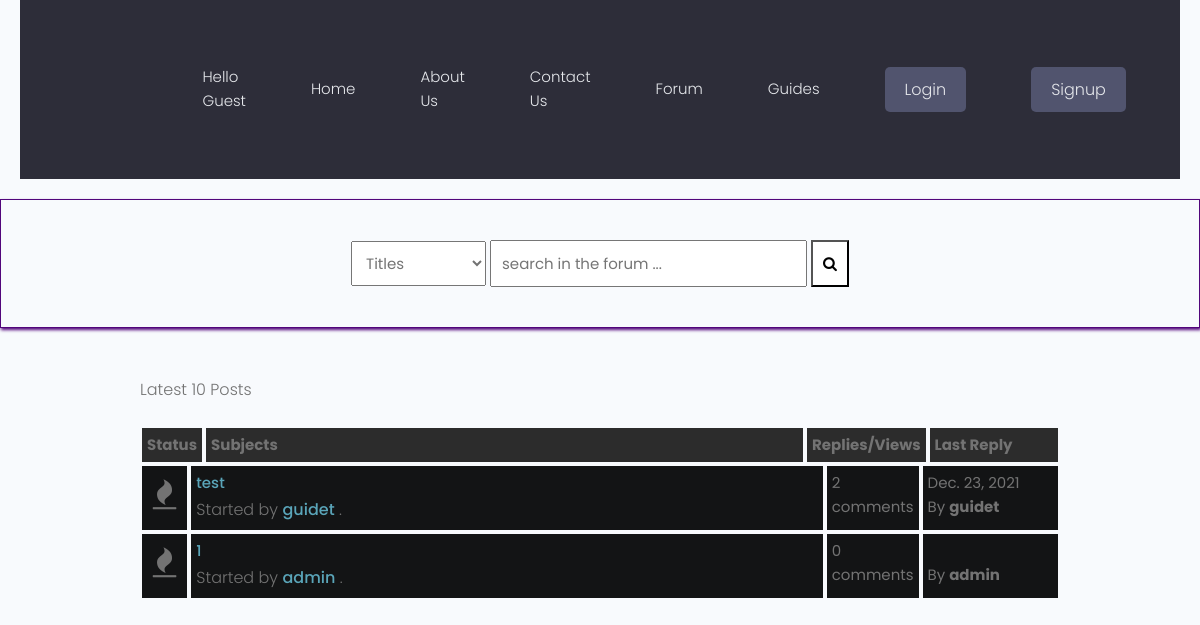
The page /forum/latest_posts on the database its author committed.
### forum/models.py (models this page shows, shortened)
class Post(models.Model):
    title = models.CharField(max_length=400,unique=True)
    slug = models.SlugField(max_length=400, unique=True, blank=True)
    user = models.ForeignKey(Author, on_delete=models.CASCADE) #frame key of the author
    content = HTMLField()
    categories = models.ForeignKey(Category, on_delete=models.SET_NULL, null=True)
    date = models.DateTimeField(auto_now_add=True)
    tags = TaggableManager() #imported from taggit.managers
    comments = models.ManyToManyField(Comment, blank=True)
    closed = models.BooleanField(default=False)
    def get_url(self):
        return reverse("detail", kwargs={
            "slug":self.slug
        })
    @property
    def num_comments(self):
        return self.comments.count()
    @property
    def last_reply(self):
        return self.comments.latest("date")

class Author(models.Model):
    user = models.ForeignKey(User, on_delete=models.CASCADE)
    fullname = models.CharField(max_length=40, blank=True,unique=True)
    slug = models.SlugField(max_length=400, unique=True, blank=True) # imported from django.utils.text
    bio = HTMLField() #desctription of the user imported the field from tinymce.models
    @property
    def user_name(self):
        return self.user
    @property
    def user_profile(self):
        return self.user.profile.id

class Comment(models.Model):
    user = models.ForeignKey(Author, on_delete=models.CASCADE)
    content = models.TextField()
    date = models.DateTimeField(auto_now_add=True)

### forum/views.py (the view)
# urls.py: path("latest_posts", latest_posts, name="latest_posts"),
def latest_posts(request):
    posts = Post.objects.all()[:10]
    context = {
        "posts":posts,
        "title": "latest-posts",
    }
    return render(request, "forum/latest-posts.html", context)

### forum/context_processors.py (called while the page is built, shortened)
def searchFunction(request):
    search_context = {}
    posts = Post.objects.all()
    return search_context

### forum/templates/forum/latest-posts.html
{% extends 'forumsbase.html' %}
{% block content %}
    <div class="container">
        <div class="navigate">
            <span>Latest 10 Posts</span>
        </div>
        <div class="posts-table">
            <div class="table-head">
                <div class="status">Status</div>
                <div class="subjects">Subjects</div>
                <div class="replies">Replies/Views</div>
                <div class="last-reply">Last Reply</div>
            </div>
            {% for post in posts %}
            <div class="table-row">
                <div class="status"><i class="fa fa-fire"></i></div>
                <div class="subjects">
                    <a href="{{post.get_url}}">{{post.title}}</a>
                    <br>
                    <span>Started by <b><a href="{% url  'guide-profile' post.user.user_profile %}">{{post.user.user_name}}</a></b> .</span>
                </div>
                <div class="replies">
                    {{post.num_comments}} comments <br>
                </div>
                <div class="last-reply">
                    {{post.last_reply.date|date}}
                    <br>By <b>{{post.user.user_name}}</b>
                </div>
            </div>
            {% endfor %}
        </div>
    {% endblock content %}

### static/styles/style.css (style rules this page uses)
* { box-sizing: border-box; }
html { font-size: 14px; font-family: 'Titillium Web', sans-serif; background-color:rgb(0,0,0); color:#FEFEFE; }
a { color:#FF0042; font-weight: bolder; text-decoration: none; }
.container { margin: 20px; padding: 20px; }
.table-head { display: flex; }
.table-head div { padding: 5px; margin: 2px; background-color: #2C2C2C; font-weight: bold; }
.table-head .status { flex: 5%; }
.table-head .subjects { flex: 70%; }
.table-head .replies { flex: 10%; }
.table-head .last-reply { flex: 15%; }
.table-row { display: flex; }
.table-row .status, .table-row .subjects, .table-row .replies, .table-row .last-reply { padding: 5px; margin: 2px; background-color: #131415; }
.table-row .status { flex: 5%; font-size: 30px; text-align: center; }
.table-row .subjects { flex: 70%; }
.table-row .replies { flex: 10%; }
.table-row .last-reply { flex: 15%; }
.navigate { margin-block: 20px; font-weight: lighter; font-size: 24px; }

### static/styles/app.css (style rules this page uses)
:root { --color-sub: #2d2d39; }

### static/uikit/styles/modules/_variables.css (style rules this page uses)
:root { --color-main: #5aa5b9; --color-main-light: #e6faff; --color-sub: #3f4156; --color-sub-light: #51546e; --color-sub-lighter: #ededfd; --color-text: #737373; --color-gray: #8b8b8b; --color-light: #e5e7eb; --color-light-gray: #767676; --color-bg: #f8fafd; --color-white: #fffefd; --color-white-light: #f3f3f3; --color-success: #359e64; --color-success-bg: #def8e8; --color-error: #fc4b0b; --color-error-bg: #fff2ee; --font-base: 'Poppins', arial, helvetica, 'Segoe UI', roboto, ubuntu, sans-serif; --font-monospace: 'Fira Code', 'Courier New', courier, monospace; --font-regular: 300; --font-medium: 500; --font-bold: 700; --generic-shadow: 1px 1px 5px #00000010; --generic-transition: all 0.3s ease-in-out; }

### static/uikit/styles/modules/_base.css (style rules this page uses)
* { margin: 0; padding: 0; box-sizing: border-box; text-rendering: optimizeLegibility; color: inherit; font-size: inherit; }
html { font-size: 50%; }
@media only screen and (min-width: 480px) { html { font-size: 56.25%; } }
@media only screen and (min-width: 1200px) { html { font-size: 62.5%; } }
body { line-height: 1.6; font-weight: 400; font-size: 1.5rem; color: var(--color-text); background-color: var(--color-bg); min-height: 100vh; }

### static/uikit/styles/modules/_typography.css (style rules this page uses)
* { font-family: var(--font-base); }
p, span, strong { font-size: 1.6rem; color: var(--color-text); font-weight: var(--font-regular); }
a { padding-bottom: 2px; text-decoration: none; display: inline-block; color: var(--color-main); font-weight: var(--font-medium); }

### static/uikit/styles/modules/_utilities.css (style rules this page uses)
.container { width: 92%; max-width: 165rem; margin: 0 auto; box-sizing: border-box; }
@media screen and (min-width: 1000px) { .container { width: 90%; } }
@media screen and (min-width: 1200px) { .container { width: 80%; } }

### rows shown on the page
Post: title "test", user.user_name "guidet", num_comments "2", last_reply "Dec. 23, 2021"
Post: title "1", user.user_name "admin", num_comments "0"
